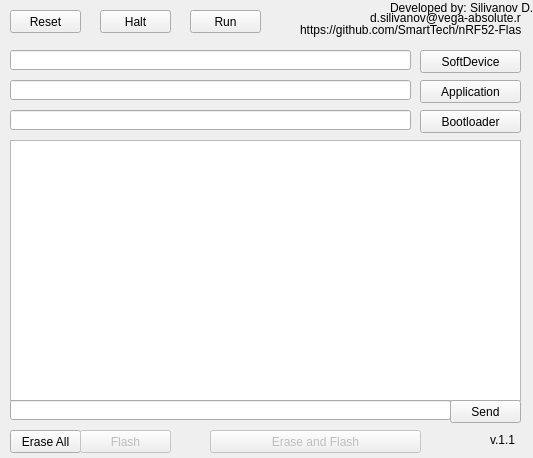
<?xml version="1.0" encoding="UTF-8"?>
<ui version="4.0">
 <class>MainWindow</class>
 <widget class="QMainWindow" name="MainWindow">
  <property name="geometry">
   <rect>
    <x>0</x>
    <y>0</y>
    <width>533</width>
    <height>458</height>
   </rect>
  </property>
  <property name="sizePolicy">
   <sizepolicy hsizetype="Preferred" vsizetype="Preferred">
    <horstretch>0</horstretch>
    <verstretch>0</verstretch>
   </sizepolicy>
  </property>
  <property name="minimumSize">
   <size>
    <width>533</width>
    <height>458</height>
   </size>
  </property>
  <property name="maximumSize">
   <size>
    <width>533</width>
    <height>458</height>
   </size>
  </property>
  <property name="baseSize">
   <size>
    <width>533</width>
    <height>458</height>
   </size>
  </property>
  <property name="windowTitle">
   <string>nRF52-Flasher</string>
  </property>
  <widget class="QWidget" name="centralWidget">
   <property name="enabled">
    <bool>true</bool>
   </property>
   <property name="sizePolicy">
    <sizepolicy hsizetype="Fixed" vsizetype="Fixed">
     <horstretch>0</horstretch>
     <verstretch>0</verstretch>
    </sizepolicy>
   </property>
   <property name="minimumSize">
    <size>
     <width>533</width>
     <height>458</height>
    </size>
   </property>
   <property name="maximumSize">
    <size>
     <width>533</width>
     <height>458</height>
    </size>
   </property>
   <widget class="QPushButton" name="Btn_SD">
    <property name="geometry">
     <rect>
      <x>420</x>
      <y>50</y>
      <width>101</width>
      <height>23</height>
     </rect>
    </property>
    <property name="layoutDirection">
     <enum>Qt::RightToLeft</enum>
    </property>
    <property name="text">
     <string>SoftDevice</string>
    </property>
    <property name="icon">
     <iconset resource="resources.qrc">
      <normaloff>:/images/ble.png</normaloff>:/images/ble.png</iconset>
    </property>
   </widget>
   <widget class="QLineEdit" name="File_SD">
    <property name="geometry">
     <rect>
      <x>10</x>
      <y>50</y>
      <width>401</width>
      <height>20</height>
     </rect>
    </property>
   </widget>
   <widget class="QPushButton" name="Btn_erase">
    <property name="geometry">
     <rect>
      <x>10</x>
      <y>430</y>
      <width>71</width>
      <height>23</height>
     </rect>
    </property>
    <property name="text">
     <string>Erase All</string>
    </property>
    <property name="icon">
     <iconset resource="resources.qrc">
      <normaloff>:/images/erase.png</normaloff>:/images/erase.png</iconset>
    </property>
   </widget>
   <widget class="QPushButton" name="Btn_flashErase">
    <property name="enabled">
     <bool>false</bool>
    </property>
    <property name="geometry">
     <rect>
      <x>210</x>
      <y>430</y>
      <width>211</width>
      <height>23</height>
     </rect>
    </property>
    <property name="text">
     <string>Erase and Flash</string>
    </property>
    <property name="icon">
     <iconset resource="resources.qrc">
      <normaloff>:/images/upload.png</normaloff>:/images/upload.png</iconset>
    </property>
   </widget>
   <widget class="QPushButton" name="Btn_APP">
    <property name="geometry">
     <rect>
      <x>420</x>
      <y>80</y>
      <width>101</width>
      <height>23</height>
     </rect>
    </property>
    <property name="layoutDirection">
     <enum>Qt::RightToLeft</enum>
    </property>
    <property name="autoFillBackground">
     <bool>false</bool>
    </property>
    <property name="text">
     <string>Application</string>
    </property>
    <property name="icon">
     <iconset resource="resources.qrc">
      <normaloff>:/images/firmware.png</normaloff>:/images/firmware.png</iconset>
    </property>
   </widget>
   <widget class="QPushButton" name="Btn_BOOT">
    <property name="geometry">
     <rect>
      <x>420</x>
      <y>110</y>
      <width>101</width>
      <height>23</height>
     </rect>
    </property>
    <property name="layoutDirection">
     <enum>Qt::RightToLeft</enum>
    </property>
    <property name="text">
     <string>Bootloader</string>
    </property>
    <property name="icon">
     <iconset resource="resources.qrc">
      <normaloff>:/images/bootloader.png</normaloff>:/images/bootloader.png</iconset>
    </property>
   </widget>
   <widget class="QLineEdit" name="File_APP">
    <property name="geometry">
     <rect>
      <x>10</x>
      <y>80</y>
      <width>401</width>
      <height>20</height>
     </rect>
    </property>
   </widget>
   <widget class="QLineEdit" name="File_BOOT">
    <property name="geometry">
     <rect>
      <x>10</x>
      <y>110</y>
      <width>401</width>
      <height>20</height>
     </rect>
    </property>
   </widget>
   <widget class="QPushButton" name="btn_halt">
    <property name="geometry">
     <rect>
      <x>100</x>
      <y>10</y>
      <width>71</width>
      <height>23</height>
     </rect>
    </property>
    <property name="text">
     <string>Halt</string>
    </property>
    <property name="icon">
     <iconset resource="resources.qrc">
      <normaloff>:/images/halt.png</normaloff>:/images/halt.png</iconset>
    </property>
   </widget>
   <widget class="QPushButton" name="btn_reset">
    <property name="geometry">
     <rect>
      <x>10</x>
      <y>10</y>
      <width>71</width>
      <height>23</height>
     </rect>
    </property>
    <property name="text">
     <string>Reset</string>
    </property>
    <property name="icon">
     <iconset resource="resources.qrc">
      <normaloff>:/images/reset.png</normaloff>:/images/reset.png</iconset>
    </property>
   </widget>
   <widget class="QPushButton" name="btn_run">
    <property name="geometry">
     <rect>
      <x>190</x>
      <y>10</y>
      <width>71</width>
      <height>23</height>
     </rect>
    </property>
    <property name="text">
     <string>Run</string>
    </property>
    <property name="icon">
     <iconset resource="resources.qrc">
      <normaloff>:/images/run.png</normaloff>:/images/run.png</iconset>
    </property>
   </widget>
   <widget class="QTextEdit" name="log">
    <property name="geometry">
     <rect>
      <x>10</x>
      <y>140</y>
      <width>511</width>
      <height>261</height>
     </rect>
    </property>
    <property name="readOnly">
     <bool>true</bool>
    </property>
   </widget>
   <widget class="QLineEdit" name="console">
    <property name="geometry">
     <rect>
      <x>10</x>
      <y>400</y>
      <width>441</width>
      <height>20</height>
     </rect>
    </property>
   </widget>
   <widget class="QPushButton" name="Btn_send">
    <property name="geometry">
     <rect>
      <x>450</x>
      <y>400</y>
      <width>71</width>
      <height>23</height>
     </rect>
    </property>
    <property name="text">
     <string>Send</string>
    </property>
    <property name="icon">
     <iconset resource="resources.qrc">
      <normaloff>:/images/console.png</normaloff>:/images/console.png</iconset>
    </property>
   </widget>
   <widget class="QLabel" name="label">
    <property name="enabled">
     <bool>true</bool>
    </property>
    <property name="geometry">
     <rect>
      <x>430</x>
      <y>280</y>
      <width>81</width>
      <height>81</height>
     </rect>
    </property>
    <property name="text">
     <string/>
    </property>
    <property name="pixmap">
     <pixmap resource="resources.qrc">:/images/vega-logo.png</pixmap>
    </property>
    <property name="scaledContents">
     <bool>true</bool>
    </property>
   </widget>
   <widget class="QLabel" name="label_2">
    <property name="geometry">
     <rect>
      <x>390</x>
      <y>0</y>
      <width>151</width>
      <height>16</height>
     </rect>
    </property>
    <property name="text">
     <string>Developed by: Silivanov D.</string>
    </property>
   </widget>
   <widget class="QLabel" name="label_3">
    <property name="geometry">
     <rect>
      <x>370</x>
      <y>10</y>
      <width>151</width>
      <height>16</height>
     </rect>
    </property>
    <property name="text">
     <string>d.silivanov@vega-absolute.ru</string>
    </property>
   </widget>
   <widget class="QLabel" name="label_4">
    <property name="geometry">
     <rect>
      <x>300</x>
      <y>20</y>
      <width>221</width>
      <height>20</height>
     </rect>
    </property>
    <property name="text">
     <string>https://github.com/SmartTech/nRF52-Flasher</string>
    </property>
   </widget>
   <widget class="QLabel" name="label_5">
    <property name="geometry">
     <rect>
      <x>490</x>
      <y>430</y>
      <width>61</width>
      <height>20</height>
     </rect>
    </property>
    <property name="text">
     <string>v.1.1</string>
    </property>
   </widget>
   <widget class="QPushButton" name="Btn_flash">
    <property name="enabled">
     <bool>false</bool>
    </property>
    <property name="geometry">
     <rect>
      <x>80</x>
      <y>430</y>
      <width>91</width>
      <height>23</height>
     </rect>
    </property>
    <property name="text">
     <string>Flash</string>
    </property>
    <property name="icon">
     <iconset resource="resources.qrc">
      <normaloff>:/images/upload.png</normaloff>:/images/upload.png</iconset>
    </property>
   </widget>
   <widget class="QLabel" name="label_6">
    <property name="enabled">
     <bool>true</bool>
    </property>
    <property name="geometry">
     <rect>
      <x>430</x>
      <y>360</y>
      <width>81</width>
      <height>41</height>
     </rect>
    </property>
    <property name="text">
     <string/>
    </property>
    <property name="pixmap">
     <pixmap resource="resources.qrc">:/images/vega-name.png</pixmap>
    </property>
    <property name="scaledContents">
     <bool>true</bool>
    </property>
   </widget>
   <widget class="QLabel" name="label_7">
    <property name="enabled">
     <bool>true</bool>
    </property>
    <property name="geometry">
     <rect>
      <x>430</x>
      <y>150</y>
      <width>81</width>
      <height>91</height>
     </rect>
    </property>
    <property name="text">
     <string/>
    </property>
    <property name="pixmap">
     <pixmap resource="resources.qrc">:/images/logo.png</pixmap>
    </property>
    <property name="scaledContents">
     <bool>true</bool>
    </property>
   </widget>
   <zorder>log</zorder>
   <zorder>Btn_SD</zorder>
   <zorder>File_SD</zorder>
   <zorder>Btn_erase</zorder>
   <zorder>Btn_flashErase</zorder>
   <zorder>Btn_APP</zorder>
   <zorder>Btn_BOOT</zorder>
   <zorder>File_APP</zorder>
   <zorder>File_BOOT</zorder>
   <zorder>btn_halt</zorder>
   <zorder>btn_reset</zorder>
   <zorder>btn_run</zorder>
   <zorder>console</zorder>
   <zorder>Btn_send</zorder>
   <zorder>label</zorder>
   <zorder>label_2</zorder>
   <zorder>label_3</zorder>
   <zorder>label_4</zorder>
   <zorder>label_5</zorder>
   <zorder>Btn_flash</zorder>
   <zorder>label_6</zorder>
   <zorder>label_7</zorder>
  </widget>
 </widget>
 <layoutdefault spacing="6" margin="11"/>
 <resources>
  <include location="resources.qrc"/>
 </resources>
 <connections/>
</ui>
